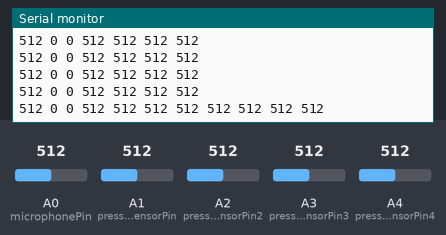
Simulated run of this sketch. Board: Arduino Uno, built with avr-gcc and run on an emulated ATmega328P. Parts: the last lines printed to the serial monitor. The test bench sets the inputs (shaded band); at power-on: A0 (microphonePin) = 512, A1 (pressureSensorPin) = 512, A2 (pressureSensorPin2) = 512, A3 (pressureSensorPin3) = 512, A4 (pressureSensorPin4) = 512.

Above: at 4.2 s.
4.3 s: A0 (microphonePin) set to 109
At 4.4 s:
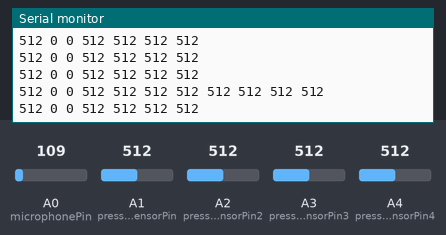
7.3 s: A0 (microphonePin) set to 88
At 8.47 s:
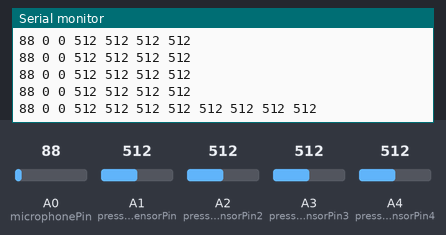
Timing chart, 0 to 10.3 s (numbered marks = the images above; inputs shaded):
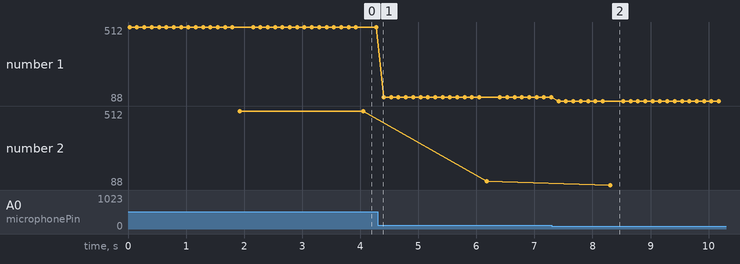

The sketch:

Prototype.ino
```cpp
//--------------PRESSURE SENSORS-------------
//first pressure sensor
int pressureSensorPin = 1;
int pressureVal = 0;
int pressureSensorValAverage = 0;
int pressureSensorValTotal = 0;
int lastPressureVal = 0;

//second pressure sensor
int pressureSensorPin2 = 2;
int pressureVal2 = 0;
int pressureSensorValAverage2 = 0;
int pressureSensorValTotal2 = 0;

//third pressure sensor
int pressureSensorPin3 = 3;
int pressureVal3 = 0;
int pressureSensorValAverage3 = 0;
int pressureSensorValTotal3 = 0;

//fourth pressure sensor
int pressureSensorPin4 = 4;
int pressureVal4 = 0;
int pressureSensorValAverage4 = 0;
int pressureSensorValTotal4 = 0;

//------------MICROPHONE SENSOR-------------
//sensor averaging
int microphonePin = 0;
int microphoneVal = 0;
int lastMicrophoneVal = 0;
//microphone averaging
int microphoneValAverage = 0;
int microphoneValTotal = 0;
//sensor clarity
int threshold = 600;
int noise = 50;

//------------LEDS-----------------
//#define PRESSURE_LED_PIN 3
//#define PRESSURE2_LED_PIN 4
//#define PRESSURE_LED_PIN 5
//#define PRESSURE2_LED_PIN 6

//------------AVERAGING-------------
//array for storing averaging
#define RUNNING_SAMPLES 16
int countingBuffer = 0;
int runningBuffer[RUNNING_SAMPLES];
//pressure snesor averaging
int runningPressureBuffer[RUNNING_SAMPLES];
int runningPressureBuffer2[RUNNING_SAMPLES];
int runningPressureBuffer3[RUNNING_SAMPLES];
int runningPressureBuffer4[RUNNING_SAMPLES];

//------------PEAK-----------------
//peak values
int peakVal = 0;
int prevPeakVal = 0;
int peakValAverage = 0;
int peakValTotal = 0;
int finalPeakVal = 0;

//array for storing the peaks
#define PEAK_SAMPLES 10
int peakBuffer[PEAK_SAMPLES];
int countingPeak = 0;

//------------TIMER-------------
unsigned long startTime;
unsigned long timePassed;
int interval = 1000;

void setup()
{
  Serial.begin (9600);
  startTimer();
//  pinMode(PRESSURE_LED_PIN, OUTPUT);
//  pinMode(PRESSURE2_LED_PIN, OUTPUT);
////  pinMode(PRESSURE3_LED_PIN, OUTPUT);
////  pinMode(PRESSURE4_LED_PIN, OUTPUT);
}

void loop ()
{
  //run the average of the sampled values
  if(countingBuffer < RUNNING_SAMPLES)
  {
    //read the sensors data
    microphoneVal = analogRead(microphonePin);
    delay(5);
    pressureVal = analogRead(pressureSensorPin);
    delay(5);
    pressureVal2 = analogRead(pressureSensorPin2);
    delay(5);
    pressureVal3 = analogRead(pressureSensorPin3);
    delay(5);
    pressureVal4 = analogRead(pressureSensorPin4);
    delay(5);

     //when should I output the data to serial? ADDING A TIMER
     //output the sensor data
     Serial.println();
     Serial.print(microphoneVal);
     Serial.print(" ");
     Serial.print(peakVal);
     Serial.print(" ");
     Serial.print(finalPeakVal);
     Serial.print(" ");
     Serial.print(pressureVal);
     Serial.print(" ");
     Serial.print(pressureVal2);
     Serial.print(" ");
     Serial.print(pressureVal3);
     Serial.print(" ");
     Serial.print(pressureVal4);
     Serial.print(" ");

    //collect the peak values
    if(countingPeak < PEAK_SAMPLES)
    {
      //find the peak values with the threshold and noise
      if(microphoneVal >= threshold + noise)
      {
        //check if the current one is bigger than the last value
        if(microphoneVal >= lastMicrophoneVal + noise)
        {
          //capture the peakVal in the array
          peakVal = microphoneVal;
          //store the peak in the array
          peakBuffer[PEAK_SAMPLES] = peakVal;
        }
        countingPeak++;
      }
    } else {
       //the final peak
       if(peakVal >= threshold)
       {
          //final peak value
          finalPeakVal = peakVal;
       }

       //calculate the average of peak sampling values
       for(int i = 0; i < PEAK_SAMPLES; i++)
       {
         peakValTotal += peakBuffer[i];
       }

       //calculate the peak average values
       peakValAverage = peakValTotal/PEAK_SAMPLES;

       //reset the peak value and the peak counter
       peakVal = 0;
       countingPeak = 0;
    }

   //set the current sensor value as the previous one
   lastMicrophoneVal = microphoneVal;
   lastPressureVal = pressureVal;

   runningBuffer[countingBuffer] = microphoneVal; //store the microphone value to the array
   runningPressureBuffer[countingBuffer] = pressureVal; //store the first sensor value to the array
   runningPressureBuffer2[countingBuffer] = pressureVal2; //store the second sensor value to the array
   runningPressureBuffer3[countingBuffer] = pressureVal3; //store the third sensor value to the array
   runningPressureBuffer4[countingBuffer] = pressureVal4; //store the fourth sensor value to the array

   countingBuffer++;

   } else {

      //calculate the total sampling values
      for(int i = 0; i < RUNNING_SAMPLES; i++)
      {
        microphoneValTotal += runningBuffer[i];
        pressureSensorValTotal += runningPressureBuffer[i];
        pressureSensorValTotal2 += runningPressureBuffer2[i];
        pressureSensorValTotal3 += runningPressureBuffer3[i];
        pressureSensorValTotal4 += runningPressureBuffer4[i];
      }

      //calculate the average sensor value
      microphoneValAverage = microphoneValTotal/RUNNING_SAMPLES;
//      Serial.print(microphoneValAverage);
//      Serial.print(" ");

      //calculate the average of each pressure sensor
      pressureSensorValAverage = pressureSensorValTotal/RUNNING_SAMPLES;
      pressureSensorValAverage2 = pressureSensorValTotal2/RUNNING_SAMPLES;
      pressureSensorValAverage3 = pressureSensorValTotal3/RUNNING_SAMPLES;
      pressureSensorValAverage4 = pressureSensorValTotal4/RUNNING_SAMPLES;

      Serial.print(pressureSensorValAverage);
      Serial.print(" ");
      Serial.print(pressureSensorValAverage2);
      Serial.print(" ");
      Serial.print(pressureSensorValAverage3);
      Serial.print(" ");
      Serial.print(pressureSensorValAverage4);
      Serial.print(" ");

      //reset all the values
     reset();
   }

   delay(100);
}

//--------------RESET FUNCTION--------------
void reset()
{
  //reset microphone
  microphoneValTotal = 0;
  microphoneValAverage = 0;

  //reset the pressure sensors
  pressureSensorValTotal = 0; //reset total
  pressureSensorValAverage = 0; //reset average
  pressureSensorValTotal2 = 0; //reset total
  pressureSensorValAverage2 = 0; //reset average
  pressureSensorValTotal3 = 0; //reset total
  pressureSensorValAverage3 = 0; //reset average
  pressureSensorValTotal4 = 0; //reset total
  pressureSensorValAverage4 = 0; //reset average

  //reset the count
  countingBuffer = 0;
}

//--------------TIMER FUNCTIONS-------------
void startTimer()
{
  startTime = millis();
}

void getTime()
{
  timePassed = millis() - startTime;
}

void resetTimer()
{
  startTime = millis();
  timePassed = 0;
}
```

Measured:
- the behaviour switches between 100 and 99 on A0 (microphonePin) (found by bisection; images 1 and 2)
- after the input at 7.3 s, the serial monitor: prints a new line after 0.12 s (image 2)
- plotted number 1: 512 → 109 after the input at 4.3 s, 109 → 88 after the input at 7.3 s
- plotted number 2: 512 → 109 after the input at 4.3 s, 109 → 88 after the input at 7.3 s
